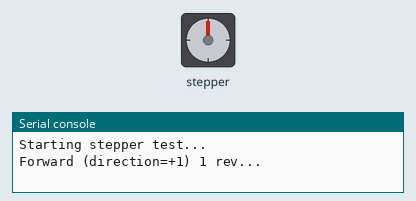
Recording of a program running on a simulated Raspberry Pi Pico running MicroPython. Shown: stepper motor, the last lines printed to the serial console. The stepper is drawn at 2048 steps a turn.

Above: at 0.05 s.
At 2.7 s:
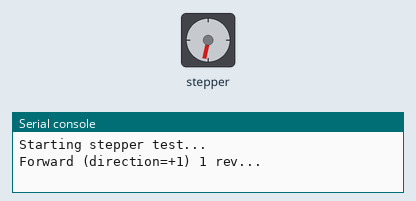
At 5.4 s:
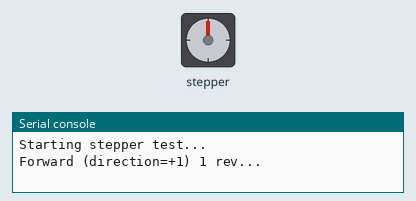
At 10.8 s:
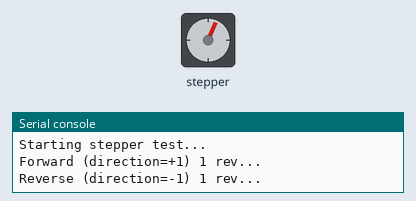
Timing chart, 0 to 16.9 s (numbered marks = the images above):
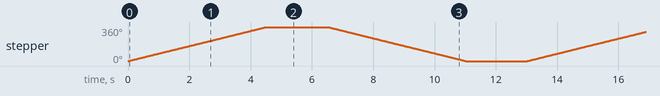

The program:

big_stepper_test_drive.py
```python
from machine import Pin
import time

# ULN2003 input pins → Pico GPIOs
IN1 = Pin(2, Pin.OUT)
IN2 = Pin(3, Pin.OUT)
IN3 = Pin(22, Pin.OUT)
IN4 = Pin(26, Pin.OUT)

# Standard 28BYJ-48 half-step sequence (IN1, IN2, IN3, IN4)
half_step = [
    (1,0,0,0),
    (1,1,0,0),
    (0,1,0,0),
    (0,1,1,0),
    (0,0,1,0),
    (0,0,1,1),
    (0,0,0,1),
    (1,0,0,1),
]

def output_step(seq):
    IN1.value(seq[0])
    IN2.value(seq[1])
    IN3.value(seq[2])
    IN4.value(seq[3])

def rotate(steps, direction=1, delay_ms=2):
    """
    steps: number of half-steps
    direction: +1 or -1
    """
    idx = 0
    n = len(half_step)

    for _ in range(steps):
        output_step(half_step[idx])
        time.sleep_ms(delay_ms)
        # advance index explicitly
        if direction > 0:
            idx = (idx + 1) % n
        else:
            idx = (idx - 1 + n) % n

def release():
    IN1.value(0)
    IN2.value(0)
    IN3.value(0)
    IN4.value(0)

STEPS_PER_REV = 4096  # typical for 28BYJ-48 in half-step

print("Starting stepper test...")

while True:
    print("Forward (direction=+1) 1 rev...")
    rotate(STEPS_PER_REV, direction=+1, delay_ms=1)
    release()
    time.sleep(2)
    print("Reverse (direction=-1) 1 rev...")
    rotate(STEPS_PER_REV, direction=-1, delay_ms=1)
    release()
    time.sleep(2)
```

Measured:
- by itself, stepper: turns 360° clockwise in 4.5 s, then 360° counter-clockwise in 4.5 s, repeating every 13.0 s
